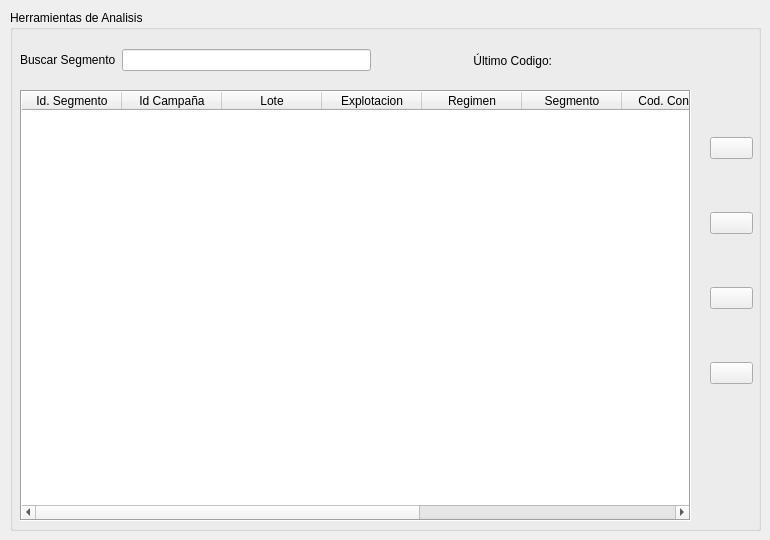
   <widget class="QWidget" name="tab_2">
    <property name="enabled">
     <bool>true</bool>
    </property>
    <attribute name="title">
     <string>Segmentos y Ambiente</string>
    </attribute>
    <widget class="QGroupBox" name="groupBox_3">
     <property name="geometry">
      <rect>
       <x>10</x>
       <y>10</y>
       <width>751</width>
       <height>521</height>
      </rect>
     </property>
     <property name="styleSheet">
      <string notr="true"/>
     </property>
     <property name="title">
      <string>Herramientas de Analisis</string>
     </property>
     <widget class="QWidget" name="gridLayoutWidget_11">
      <property name="geometry">
       <rect>
        <x>10</x>
        <y>30</y>
        <width>351</width>
        <height>41</height>
       </rect>
      </property>
      <layout class="QGridLayout" name="gridLayout_11" columnstretch="0,0">
       <item row="0" column="0">
        <widget class="QLabel" name="label_43">
         <property name="text">
          <string>Buscar Segmento</string>
         </property>
        </widget>
       </item>
       <item row="0" column="1">
        <widget class="QLineEdit" name="line_find_segmento">
         <property name="inputMethodHints">
          <set>Qt::ImhUppercaseOnly</set>
         </property>
        </widget>
       </item>
      </layout>
     </widget>
     <widget class="QWidget" name="gridLayoutWidget_10">
      <property name="geometry">
       <rect>
        <x>10</x>
        <y>80</y>
        <width>671</width>
        <height>431</height>
       </rect>
      </property>
      <layout class="QGridLayout" name="gridLayout_10">
       <item row="0" column="0">
        <widget class="QTableWidget" name="tableWidget_2">
         <property name="enabled">
          <bool>true</bool>
         </property>
         <property name="contextMenuPolicy">
          <enum>Qt::CustomContextMenu</enum>
         </property>
         <property name="frameShape">
          <enum>QFrame::Box</enum>
         </property>
         <property name="frameShadow">
          <enum>QFrame::Sunken</enum>
         </property>
         <property name="sizeAdjustPolicy">
          <enum>QAbstractScrollArea::AdjustToContents</enum>
         </property>
         <property name="editTriggers">
          <set>QAbstractItemView::AllEditTriggers</set>
         </property>
         <property name="dragDropOverwriteMode">
          <bool>false</bool>
         </property>
         <property name="alternatingRowColors">
          <bool>true</bool>
         </property>
         <property name="selectionBehavior">
          <enum>QAbstractItemView::SelectRows</enum>
         </property>
         <property name="showGrid">
          <bool>true</bool>
         </property>
         <property name="sortingEnabled">
          <bool>false</bool>
         </property>
         <property name="cornerButtonEnabled">
          <bool>false</bool>
         </property>
         <column>
          <property name="text">
           <string>Id. Segmento</string>
          </property>
         </column>
         <column>
          <property name="text">
           <string>Id Campaña</string>
          </property>
         </column>
         <column>
          <property name="text">
           <string>Lote</string>
          </property>
         </column>
         <column>
          <property name="text">
           <string>Explotacion</string>
          </property>
         </column>
         <column>
          <property name="text">
           <string>Regimen</string>
          </property>
         </column>
         <column>
          <property name="text">
           <string>Segmento</string>
          </property>
         </column>
         <column>
          <property name="text">
           <string>Cod. Control</string>
          </property>
         </column>
         <column>
          <property name="text">
           <string>Fecha Siembra</string>
          </property>
         </column>
         <column>
          <property name="text">
           <string>Cultivo</string>
          </property>
         </column>
         <column>
          <property name="text">
           <string>Analisis</string>
          </property>
         </column>
        </widget>
       </item>
      </layout>
     </widget>
     <widget class="QWidget" name="verticalLayoutWidget_2">
      <property name="geometry">
       <rect>
        <x>700</x>
        <y>80</y>
        <width>43</width>
        <height>341</height>
       </rect>
      </property>
      <layout class="QVBoxLayout" name="verticalLayout_2">
       <item>
        <widget class="QPushButton" name="btn_add_segmento">
         <property name="enabled">
          <bool>true</bool>
         </property>
         <property name="text">
          <string/>
         </property>
        </widget>
       </item>
       <item>
        <widget class="QPushButton" name="btn_cod_segmento">
         <property name="enabled">
          <bool>true</bool>
         </property>
         <property name="text">
          <string/>
         </property>
        </widget>
       </item>
       <item>
        <widget class="QPushButton" name="btn_reporte">
         <property name="enabled">
          <bool>true</bool>
         </property>
         <property name="text">
          <string/>
         </property>
        </widget>
       </item>
       <item>
        <widget class="QPushButton" name="btn_calcular">
         <property name="enabled">
          <bool>true</bool>
         </property>
         <property name="text">
          <string/>
         </property>
        </widget>
       </item>
      </layout>
     </widget>
     <widget class="QWidget" name="horizontalLayoutWidget">
      <property name="geometry">
       <rect>
        <x>409</x>
        <y>30</y>
        <width>271</width>
        <height>41</height>
       </rect>
      </property>
      <layout class="QHBoxLayout" name="horizontalLayout">
       <item>
        <widget class="QLabel" name="label_46">
         <property name="text">
          <string>Último Codigo:</string>
         </property>
         <property name="alignment">
          <set>Qt::AlignRight|Qt::AlignTrailing|Qt::AlignVCenter</set>
         </property>
        </widget>
       </item>
       <item>
        <widget class="QLabel" name="lbl_lastCode">
         <property name="font">
          <font>
           <pointsize>10</pointsize>
           <weight>75</weight>
           <bold>true</bold>
          </font>
         </property>
         <property name="text">
          <string/>
         </property>
        </widget>
       </item>
      </layout>
     </widget>
    </widget>
   </widget>
